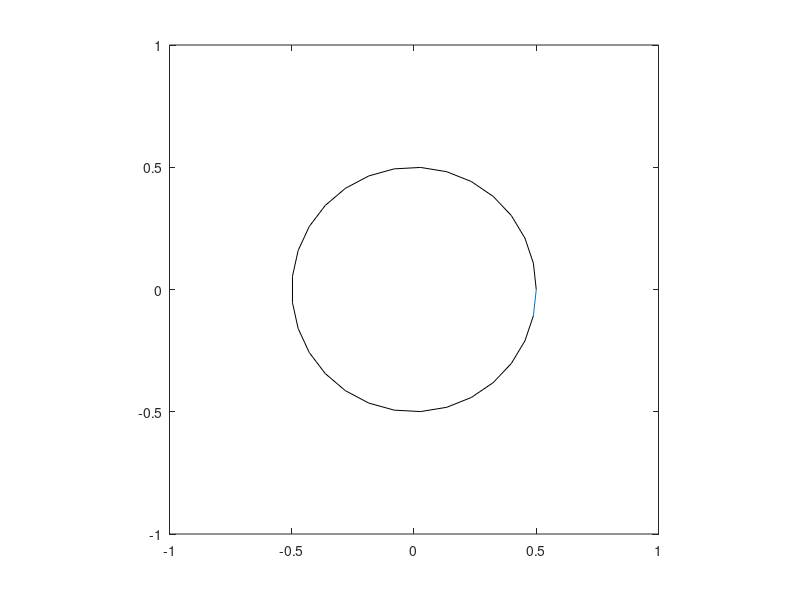

Here is the MATLAB script that generated this plot: (Note: this script raises an error after producing the figure.)
res = 30;
the = linspace(0,1,res);
r = 0.5;
x = r*cos(2*pi*the);%+0.2*sin(6*pi*the);
y = r*sin(2*pi*the);
x = x(1:end-1);
y = y(1:end-1);
dt = 0.05;
fin = 1000; % final time
plot(x,y,'k'); hold on;
plot([x(end),x(1)],[y(end),y(1)]);
xlim([-1,1]); ylim([-1,1]); axis equal;
pause
hold off

for k = 1:fin
    % create curvatures
    kap  = compute_curvature(x,y);
    nrml = compute_normal(x,y);
    x = x +dt.*kap.*nrml(1,:);
    y = y  +dt.*kap.*nrml(2,:);
    plot(x,y,'k'); hold on;
    plot([x(end),x(1)],[y(end),y(1)]);
    xlim([-1,1]); ylim([-1,1]); axis equal
    pause(0.2)
    hold off
    [x,y]=fix_curve(x,y,1E-2);
end


